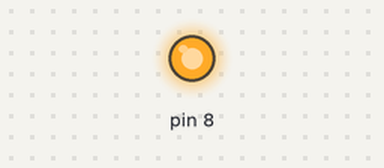
The program below on a simulated Raspberry Pi (header pin numbers). Shown: output pins drawn as LEDs (lit = HIGH). At 60.0 s the program stops and its outputs stay as they are.

Above: at 2.0 s.
At 5.0 s:
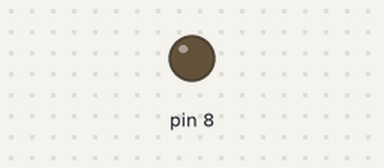
Timing chart, 0 to 7.8 s (numbered marks = the images above):
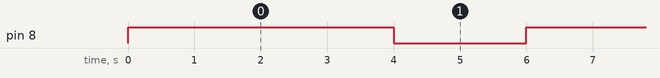

The program:

gpio-led-blink.py
```python
import RPi.GPIO as GPIO
import time

GPIO.setmode(GPIO.BOARD)
GPIO.setup(8,GPIO.OUT)

for i in range(10):
     GPIO.output(8,True)
     time.sleep(4)
     GPIO.output(8,False)
     time.sleep(2)
GPIO.cleanup()
```

Measured:
- by itself, pin 8: alternates HIGH for 4.0 s and LOW for 2.0 s
